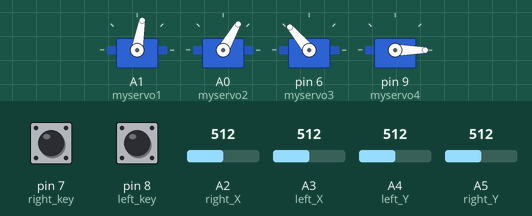
Simulated run of this sketch. Board: Arduino Uno, built with avr-gcc and run on an emulated ATmega328P. On the bench: 4 × servo. Inputs (shaded band) come from the test bench; at power-on: A2 (right_X) = 512, A5 (right_Y) = 512, A4 (left_Y) = 512, pin 7 (right_key) LOW, pin 8 (left_key) LOW, A3 (left_X) = 512.

Above: at 3.7 s.
3.8 s: A2 (right_X) set to 52
5.3 s: A2 (right_X) set to 46
At 5.45 s:
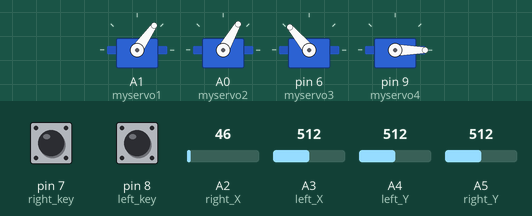
At 6.8 s:
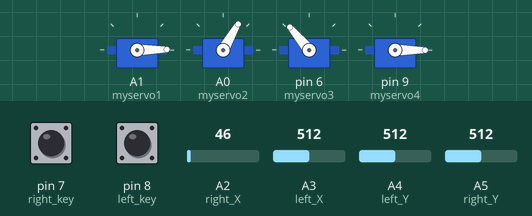
7.2 s: A5 (right_Y) set to 54
8.7 s: A5 (right_Y) set to 45
At 11.3 s:
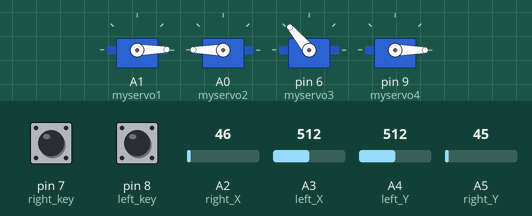
11.7 s: A4 (left_Y) set to 54
13.2 s: A4 (left_Y) set to 45
At 14.9 s:
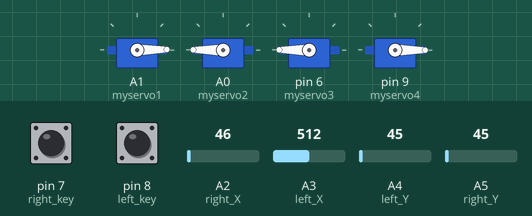
Timing chart, 0 to 16.4 s (numbered marks = the images above; inputs shaded):
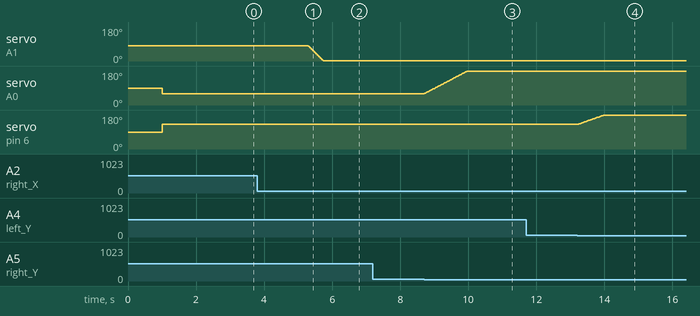

The sketch:

memory_single_pose.ino
```cpp
#include <Servo.h>

Servo myservo1;
Servo myservo2;
Servo myservo3;
Servo myservo4;

int pos1 = 80, pos2 = 60, pos3 = 130, pos4 = 0;

const int right_X = A2;
const int right_Y = A5;
const int right_key = 7;
const int left_X = A3;
const int left_Y = A4;
const int left_key = 8;

int x1, y1, x2, y2;
int saved1, saved2, saved3, saved4;
int previousRightKey = LOW;
int previousLeftKey = LOW;
bool hasSavedPose = false;

void zhuazi();
void zhuandong();
void xiaobi();
void dabi();

bool buttonPressed(int pin, int &previousState)
{
  int currentState = digitalRead(pin);
  bool pressed = currentState == HIGH && previousState == LOW;

  if (pressed)
  {
    delay(10);
    currentState = digitalRead(pin);
    pressed = currentState == HIGH;
  }

  previousState = currentState;
  return pressed;
}

void moveServoTo(Servo &servo, int &position, int target)
{
  while (position != target)
  {
    position += target > position ? 1 : -1;
    servo.write(position);
    delay(5);
  }
}

void setup()
{
  myservo1.attach(A1);
  myservo2.attach(A0);
  myservo3.attach(6);
  myservo4.attach(9);

  myservo1.write(pos1);
  delay(1000);
  myservo2.write(pos2);
  myservo3.write(pos3);
  myservo4.write(pos4);
  delay(1500);

  pinMode(right_key, INPUT);
  pinMode(left_key, INPUT);
  Serial.begin(9600);
}

void loop()
{
  x1 = analogRead(right_X);
  y1 = analogRead(right_Y);
  x2 = analogRead(left_X);
  y2 = analogRead(left_Y);

  if (buttonPressed(right_key, previousRightKey))
  {
    saved1 = myservo1.read();
    saved2 = myservo2.read();
    saved3 = myservo3.read();
    saved4 = myservo4.read();
    hasSavedPose = true;
    Serial.println("Pose saved");
  }

  if (buttonPressed(left_key, previousLeftKey))
  {
    if (hasSavedPose)
    {
      pos1 = myservo1.read();
      pos2 = myservo2.read();
      pos3 = myservo3.read();
      pos4 = myservo4.read();

      moveServoTo(myservo1, pos1, saved1);
      moveServoTo(myservo2, pos2, saved2);
      moveServoTo(myservo3, pos3, saved3);
      moveServoTo(myservo4, pos4, saved4);
    }
    else
    {
      Serial.println("No pose has been saved");
    }
  }

  zhuazi();
  zhuandong();
  xiaobi();
  dabi();
}

void zhuazi()
{
  if (x2 < 50)
  {
    pos4 = max(pos4 - 2, 2);
    myservo4.write(pos4);
    delay(5);
  }

  if (x2 > 1000)
  {
    pos4 = min(pos4 + 8, 90);
    myservo4.write(pos4);
    delay(5);
  }
}

void zhuandong()
{
  if (x1 < 50)
  {
    pos1 = max(pos1 - 1, 1);
    myservo1.write(pos1);
    delay(5);
  }

  if (x1 > 1000)
  {
    pos1 = min(pos1 + 1, 180);
    myservo1.write(pos1);
    delay(5);
  }
}

void xiaobi()
{
  if (y1 > 1000)
  {
    pos2 = max(pos2 - 1, 0);
    myservo2.write(pos2);
    delay(5);
  }

  if (y1 < 50)
  {
    pos2 = min(pos2 + 1, 180);
    myservo2.write(pos2);
    delay(5);
  }
}

void dabi()
{
  if (y2 > 1000)
  {
    pos3 = max(pos3 - 1, 35);
    myservo3.write(pos3);
    delay(5);
  }

  if (y2 < 50)
  {
    pos3 = min(pos3 + 1, 180);
    myservo3.write(pos3);
    delay(5);
  }
}
```

Measured:
- the behaviour switches between 50 and 49 on A2 (right_X) (found by bisection; images 0 and 1)
- the behaviour switches between 50 and 49 on A5 (right_Y) (found by bisection; images 2 and 3)
- the behaviour switches between 50 and 49 on A4 (left_Y) (found by bisection; images 3 and 4)
- after the input at 3.8 s, every drawn part: stays the same
- after the input at 5.3 s, servo on A1 (myservo1): moves from 80° to 1° over 0.43 s, starting at once
- after the input at 7.2 s, every drawn part: stays the same
- after the input at 8.7 s, servo on A0 (myservo2): moves from 60° to 180° over 1.3 s, starting at once
- after the input at 11.7 s, every drawn part: stays the same
- after the input at 13.2 s, servo on pin 6 (myservo3): moves from 130° to 180° over 0.77 s, starting at once
